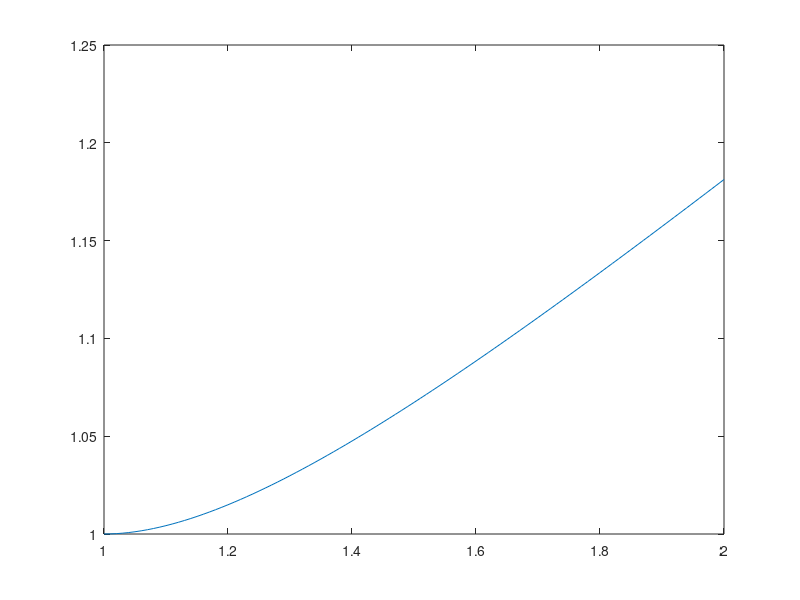

MATLAB code for this plot:
% q1: 
%% Runge kutta method of order 4

h = 0.01;
X = 1:h:2;
n = length(X);
Y = zeros(1,n);
Y(1)=1;
f = @(x,y) ((y/x) - (y/x).^2);

for i=1:n-1
    k1=h*f(X(i),Y(i));
    k2=h*f(X(i)+h/2,Y(i)+k1/2);
    k3=h*f(X(i)+h/2,Y(i)+k2/2);
    k4=h*f(X(i)+h,Y(i)+k3);
    k=(1/6)*(k1+2*k2+2*k3+k4);
    Y(i+1)=Y(i)+k;
end
A = Y(n);
fprintf('solution using Runge kutta method of order 4: %.4f\n', A) 
plot(X,Y);
